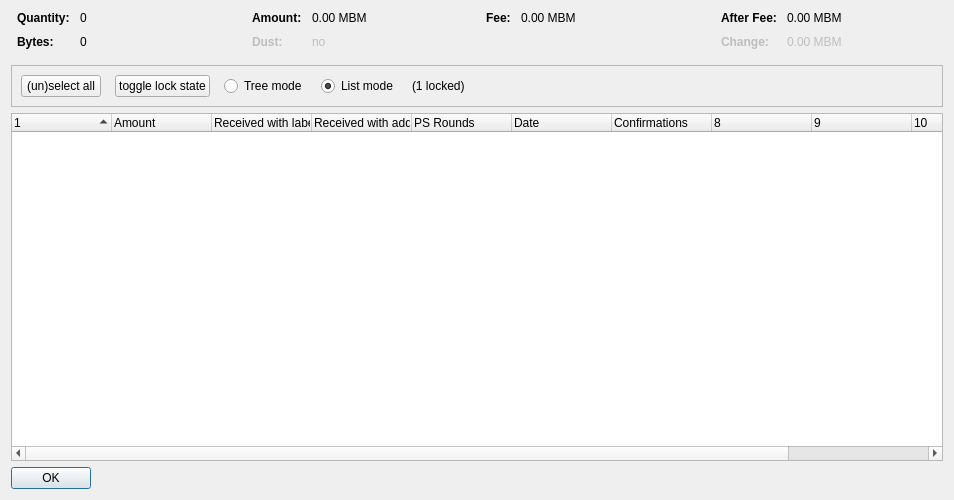
<?xml version="1.0" encoding="UTF-8"?>
<ui version="4.0">
 <class>CoinControlDialog</class>
 <widget class="QDialog" name="CoinControlDialog">
  <property name="geometry">
   <rect>
    <x>0</x>
    <y>0</y>
    <width>954</width>
    <height>500</height>
   </rect>
  </property>
  <property name="windowTitle">
   <string>Coin Selection</string>
  </property>
  <layout class="QVBoxLayout" name="verticalLayout">
   <item>
    <layout class="QHBoxLayout" name="horizontalLayoutTop" stretch="0,0,0,0">
     <property name="topMargin">
      <number>0</number>
     </property>
     <property name="bottomMargin">
      <number>10</number>
     </property>
     <item>
      <layout class="QFormLayout" name="formLayoutCoinControl1">
       <property name="horizontalSpacing">
        <number>10</number>
       </property>
       <property name="verticalSpacing">
        <number>10</number>
       </property>
       <property name="leftMargin">
        <number>6</number>
       </property>
       <property name="rightMargin">
        <number>6</number>
       </property>
       <item row="0" column="0">
        <widget class="QLabel" name="labelCoinControlQuantityText">
         <property name="font">
          <font>
           <weight>75</weight>
           <bold>true</bold>
          </font>
         </property>
         <property name="text">
          <string>Quantity:</string>
         </property>
        </widget>
       </item>
       <item row="0" column="1">
        <widget class="QLabel" name="labelCoinControlQuantity">
         <property name="cursor">
          <cursorShape>IBeamCursor</cursorShape>
         </property>
         <property name="contextMenuPolicy">
          <enum>Qt::ActionsContextMenu</enum>
         </property>
         <property name="text">
          <string notr="true">0</string>
         </property>
         <property name="textInteractionFlags">
          <set>Qt::LinksAccessibleByMouse|Qt::TextSelectableByKeyboard|Qt::TextSelectableByMouse</set>
         </property>
        </widget>
       </item>
       <item row="1" column="0">
        <widget class="QLabel" name="labelCoinControlBytesText">
         <property name="font">
          <font>
           <weight>75</weight>
           <bold>true</bold>
          </font>
         </property>
         <property name="text">
          <string>Bytes:</string>
         </property>
        </widget>
       </item>
       <item row="1" column="1">
        <widget class="QLabel" name="labelCoinControlBytes">
         <property name="cursor">
          <cursorShape>IBeamCursor</cursorShape>
         </property>
         <property name="contextMenuPolicy">
          <enum>Qt::ActionsContextMenu</enum>
         </property>
         <property name="text">
          <string notr="true">0</string>
         </property>
         <property name="textInteractionFlags">
          <set>Qt::LinksAccessibleByMouse|Qt::TextSelectableByKeyboard|Qt::TextSelectableByMouse</set>
         </property>
        </widget>
       </item>
      </layout>
     </item>
     <item>
      <layout class="QFormLayout" name="formLayoutCoinControl2">
       <property name="horizontalSpacing">
        <number>10</number>
       </property>
       <property name="verticalSpacing">
        <number>10</number>
       </property>
       <property name="leftMargin">
        <number>6</number>
       </property>
       <property name="rightMargin">
        <number>6</number>
       </property>
       <item row="0" column="0">
        <widget class="QLabel" name="labelCoinControlAmountText">
         <property name="font">
          <font>
           <weight>75</weight>
           <bold>true</bold>
          </font>
         </property>
         <property name="text">
          <string>Amount:</string>
         </property>
        </widget>
       </item>
       <item row="0" column="1">
        <widget class="QLabel" name="labelCoinControlAmount">
         <property name="cursor">
          <cursorShape>IBeamCursor</cursorShape>
         </property>
         <property name="contextMenuPolicy">
          <enum>Qt::ActionsContextMenu</enum>
         </property>
         <property name="text">
          <string notr="true">0.00 MBM</string>
         </property>
         <property name="textInteractionFlags">
          <set>Qt::LinksAccessibleByMouse|Qt::TextSelectableByKeyboard|Qt::TextSelectableByMouse</set>
         </property>
        </widget>
       </item>
       <item row="1" column="0">
        <widget class="QLabel" name="labelCoinControlLowOutputText">
         <property name="enabled">
          <bool>false</bool>
         </property>
         <property name="font">
          <font>
           <weight>75</weight>
           <bold>true</bold>
          </font>
         </property>
         <property name="text">
          <string>Dust:</string>
         </property>
        </widget>
       </item>
       <item row="1" column="1">
        <widget class="QLabel" name="labelCoinControlLowOutput">
         <property name="enabled">
          <bool>false</bool>
         </property>
         <property name="cursor">
          <cursorShape>IBeamCursor</cursorShape>
         </property>
         <property name="contextMenuPolicy">
          <enum>Qt::ActionsContextMenu</enum>
         </property>
         <property name="text">
          <string notr="true">no</string>
         </property>
         <property name="textInteractionFlags">
          <set>Qt::LinksAccessibleByMouse|Qt::TextSelectableByKeyboard|Qt::TextSelectableByMouse</set>
         </property>
        </widget>
       </item>
      </layout>
     </item>
     <item>
      <layout class="QFormLayout" name="formLayoutCoinControl3">
       <property name="horizontalSpacing">
        <number>10</number>
       </property>
       <property name="verticalSpacing">
        <number>10</number>
       </property>
       <property name="leftMargin">
        <number>6</number>
       </property>
       <property name="rightMargin">
        <number>6</number>
       </property>
       <item row="0" column="0">
        <widget class="QLabel" name="labelCoinControlFeeText">
         <property name="font">
          <font>
           <weight>75</weight>
           <bold>true</bold>
          </font>
         </property>
         <property name="text">
          <string>Fee:</string>
         </property>
        </widget>
       </item>
       <item row="0" column="1">
        <widget class="QLabel" name="labelCoinControlFee">
         <property name="cursor">
          <cursorShape>IBeamCursor</cursorShape>
         </property>
         <property name="contextMenuPolicy">
          <enum>Qt::ActionsContextMenu</enum>
         </property>
         <property name="text">
          <string notr="true">0.00 MBM</string>
         </property>
         <property name="textInteractionFlags">
          <set>Qt::LinksAccessibleByMouse|Qt::TextSelectableByKeyboard|Qt::TextSelectableByMouse</set>
         </property>
        </widget>
       </item>
      </layout>
     </item>
     <item>
      <layout class="QFormLayout" name="formLayoutCoinControl4">
       <property name="horizontalSpacing">
        <number>10</number>
       </property>
       <property name="verticalSpacing">
        <number>10</number>
       </property>
       <property name="leftMargin">
        <number>6</number>
       </property>
       <property name="rightMargin">
        <number>6</number>
       </property>
       <item row="0" column="0">
        <widget class="QLabel" name="labelCoinControlAfterFeeText">
         <property name="font">
          <font>
           <weight>75</weight>
           <bold>true</bold>
          </font>
         </property>
         <property name="text">
          <string>After Fee:</string>
         </property>
        </widget>
       </item>
       <item row="0" column="1">
        <widget class="QLabel" name="labelCoinControlAfterFee">
         <property name="cursor">
          <cursorShape>IBeamCursor</cursorShape>
         </property>
         <property name="contextMenuPolicy">
          <enum>Qt::ActionsContextMenu</enum>
         </property>
         <property name="text">
          <string notr="true">0.00 MBM</string>
         </property>
         <property name="textInteractionFlags">
          <set>Qt::LinksAccessibleByMouse|Qt::TextSelectableByKeyboard|Qt::TextSelectableByMouse</set>
         </property>
        </widget>
       </item>
       <item row="1" column="0">
        <widget class="QLabel" name="labelCoinControlChangeText">
         <property name="enabled">
          <bool>false</bool>
         </property>
         <property name="font">
          <font>
           <weight>75</weight>
           <bold>true</bold>
          </font>
         </property>
         <property name="text">
          <string>Change:</string>
         </property>
        </widget>
       </item>
       <item row="1" column="1">
        <widget class="QLabel" name="labelCoinControlChange">
         <property name="enabled">
          <bool>false</bool>
         </property>
         <property name="cursor">
          <cursorShape>IBeamCursor</cursorShape>
         </property>
         <property name="contextMenuPolicy">
          <enum>Qt::ActionsContextMenu</enum>
         </property>
         <property name="text">
          <string notr="true">0.00 MBM</string>
         </property>
         <property name="textInteractionFlags">
          <set>Qt::LinksAccessibleByMouse|Qt::TextSelectableByKeyboard|Qt::TextSelectableByMouse</set>
         </property>
        </widget>
       </item>
      </layout>
     </item>
    </layout>
   </item>
   <item>
    <widget class="QFrame" name="frame">
     <property name="minimumSize">
      <size>
       <width>0</width>
       <height>40</height>
      </size>
     </property>
     <property name="frameShape">
      <enum>QFrame::StyledPanel</enum>
     </property>
     <property name="frameShadow">
      <enum>QFrame::Sunken</enum>
     </property>
     <layout class="QHBoxLayout" name="horizontalLayout">
      <item>
       <layout class="QHBoxLayout" name="horizontalLayoutPanel" stretch="0,0,0,0,0,0">
        <property name="spacing">
         <number>14</number>
        </property>
        <item>
         <widget class="QPushButton" name="pushButtonSelectAll">
          <property name="sizePolicy">
           <sizepolicy hsizetype="Maximum" vsizetype="Fixed">
            <horstretch>0</horstretch>
            <verstretch>0</verstretch>
           </sizepolicy>
          </property>
          <property name="text">
           <string>(un)select all</string>
          </property>
          <property name="autoDefault">
           <bool>false</bool>
          </property>
         </widget>
        </item>
        <item>
         <widget class="QPushButton" name="pushButtonToggleLock">
          <property name="sizePolicy">
           <sizepolicy hsizetype="Maximum" vsizetype="Fixed">
            <horstretch>0</horstretch>
            <verstretch>0</verstretch>
           </sizepolicy>
          </property>
          <property name="text">
           <string>toggle lock state</string>
          </property>
          <property name="autoDefault">
           <bool>false</bool>
          </property>
         </widget>
        </item>
        <item>
         <widget class="QRadioButton" name="radioTreeMode">
          <property name="sizePolicy">
           <sizepolicy hsizetype="Maximum" vsizetype="Fixed">
            <horstretch>0</horstretch>
            <verstretch>0</verstretch>
           </sizepolicy>
          </property>
          <property name="text">
           <string>Tree mode</string>
          </property>
         </widget>
        </item>
        <item>
         <widget class="QRadioButton" name="radioListMode">
          <property name="sizePolicy">
           <sizepolicy hsizetype="Maximum" vsizetype="Fixed">
            <horstretch>0</horstretch>
            <verstretch>0</verstretch>
           </sizepolicy>
          </property>
          <property name="text">
           <string>List mode</string>
          </property>
          <property name="checked">
           <bool>true</bool>
          </property>
         </widget>
        </item>
        <item>
         <widget class="QLabel" name="labelLocked">
          <property name="text">
           <string>(1 locked)</string>
          </property>
         </widget>
        </item>
        <item>
         <spacer name="horizontalSpacer">
          <property name="orientation">
           <enum>Qt::Horizontal</enum>
          </property>
          <property name="sizeHint" stdset="0">
           <size>
            <width>40</width>
            <height>20</height>
           </size>
          </property>
         </spacer>
        </item>
       </layout>
      </item>
     </layout>
    </widget>
   </item>
   <item>
    <widget class="CoinControlTreeWidget" name="treeWidget">
     <property name="contextMenuPolicy">
      <enum>Qt::CustomContextMenu</enum>
     </property>
     <property name="sortingEnabled">
      <bool>false</bool>
     </property>
     <property name="columnCount">
      <number>11</number>
     </property>
     <attribute name="headerShowSortIndicator" stdset="0">
      <bool>true</bool>
     </attribute>
     <attribute name="headerStretchLastSection">
      <bool>false</bool>
     </attribute>
     <column>
      <property name="text">
       <string/>
      </property>
     </column>
     <column>
      <property name="text">
       <string>Amount</string>
      </property>
     </column>
     <column>
      <property name="text">
       <string>Received with label</string>
      </property>
     </column>
     <column>
      <property name="text">
       <string>Received with address</string>
      </property>
     </column>
     <column>
      <property name="text">
       <string>PS Rounds</string>
      </property>
     </column>
     <column>
      <property name="text">
       <string>Date</string>
      </property>
     </column>
     <column>
      <property name="text">
       <string>Confirmations</string>
      </property>
      <property name="toolTip">
       <string>Confirmed</string>
      </property>
     </column>
     <column>
      <property name="text">
       <string/>
      </property>
     </column>
     <column>
      <property name="text">
       <string/>
      </property>
     </column>
     <column>
      <property name="text">
       <string/>
      </property>
     </column>
     <column>
      <property name="text">
       <string/>
      </property>
     </column>
    </widget>
   </item>
   <item>
    <widget class="QDialogButtonBox" name="buttonBox">
     <property name="sizePolicy">
      <sizepolicy hsizetype="Maximum" vsizetype="Fixed">
       <horstretch>0</horstretch>
       <verstretch>0</verstretch>
      </sizepolicy>
     </property>
     <property name="orientation">
      <enum>Qt::Horizontal</enum>
     </property>
     <property name="standardButtons">
      <set>QDialogButtonBox::Ok</set>
     </property>
    </widget>
   </item>
  </layout>
 </widget>
 <customwidgets>
  <customwidget>
   <class>CoinControlTreeWidget</class>
   <extends>QTreeWidget</extends>
   <header>coincontroltreewidget.h</header>
  </customwidget>
 </customwidgets>
 <resources/>
 <connections/>
</ui>
